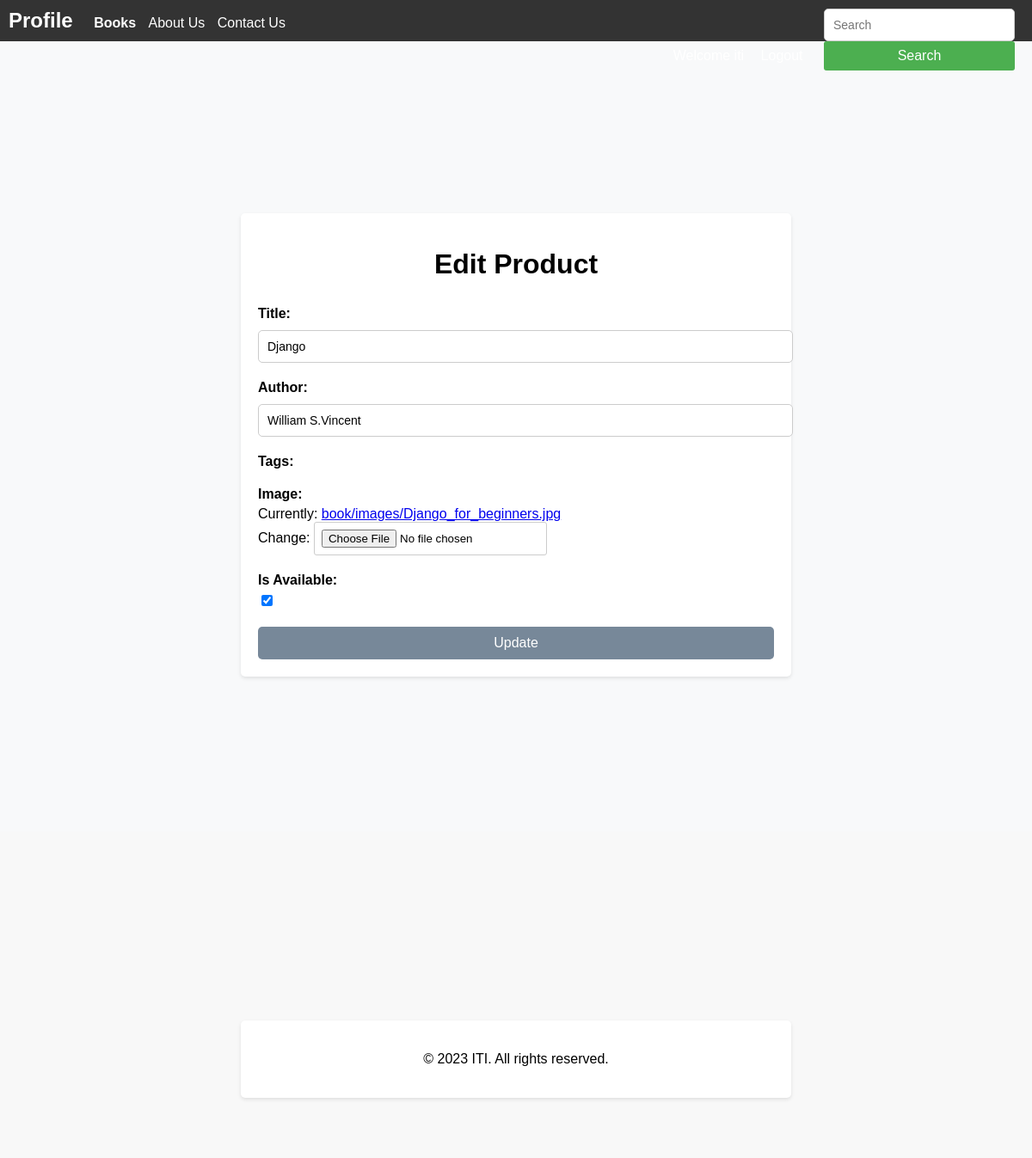
The page /myadmin/edit/8 (signed in) on the database its author committed.
### book/models.py (models this page shows, shortened)
class Books(models.Model):
    title = models.CharField(max_length=100)
    author = models.CharField(max_length=100,null=True)
    is_available = models.BooleanField(default=True)
    image=models.ImageField(upload_to='book/images',null=True)
    tags=TaggableManager()

### myadmin/views.py (the view)
# urls.py: path('edit/<int:pk>',views.EditGenericView.as_view(),name='edit'),
class EditGenericView(LoginRequiredMixin,UpdateView):
    model=Books
    form_class=CreateForm
    template_name='myadmin/edit_book.html'
    success_url=reverse_lazy('book_list')

### myadmin/forms.py
class CreateForm(forms.ModelForm):
    class Meta:
        model=Books
        fields='__all__'

### myadmin/templates/myadmin/edit_book.html (shortened to what this page needs)
{% extends 'base.html'%}
{% load static%}
{% block content %}
<!DOCTYPE html>
<html>
<head>
<link rel="stylesheet" href="{% static 'myadmin/css/edit_book.css'%}">
</head>
<body>
  <div class="container">
    <h1>Edit Product</h1>
    <form method="post" enctype="multipart/form-data" action="{% url 'edit' pk=object.id %}">
      <div class="form-group">
        <label for="id_title">Title:</label>
        {{ form.title }}
      </div>
      <div class="form-group">
        <label for="id_author">Author:</label>
        {{ form.author }}
      </div>
      <div class="form-group">
        <label for="id_author">Tags:</label>
      </div>
      <div class="form-group">
        <label for="id_image">Image:</label>
        {{ form.image }}
      </div>
      <div class="form-group">
        <label for="id_is_available">Is Available:</label>
        {{ form.is_available }}
      </div>
      <button type="submit">Update</button>
    </form>
  </div>
</body>
</html>
{% endblock content%}

### myadmin/static/myadmin/css/edit_book.css (style rules this page uses)
body { font-family: Arial, sans-serif; background-color: #f8f9fa; }
.container { max-width: 600px; margin: 50px auto; margin-top: 200px; padding: 20px; border-radius: 5px; box-shadow: 0 2px 4px rgba(0, 0, 0, 0.1); background-color: #fff; }
h1 { text-align: center; margin-bottom: 30px; }
.form-group { margin-bottom: 20px; }
label { font-weight: bold; }
button[type="submit"] { display: block; width: 100%; padding: 10px; border: none; border-radius: 5px; background-color: lightslategrey; color: #fff; font-size: 16px; text-align: center; cursor: pointer; }
input[type="text"], select { width: 100%; padding: 10px; border: 1px solid #ccc; border-radius: 5px; font-size: 14px; }
.form-group label { display: block; margin-bottom: 5px; }
.form-group input[type="text"], .form-group select { margin-top: 5px; }

### templates/parts/header.html (style rules this page uses)
body { margin: 0; padding: 0; font-family: Arial, sans-serif; }
input { padding: 8px; border: 1px solid #ccc; border-radius: 3px; }

### rows shown on the page
Books: title "Django", author "William S.Vincent", is_available "☑"
